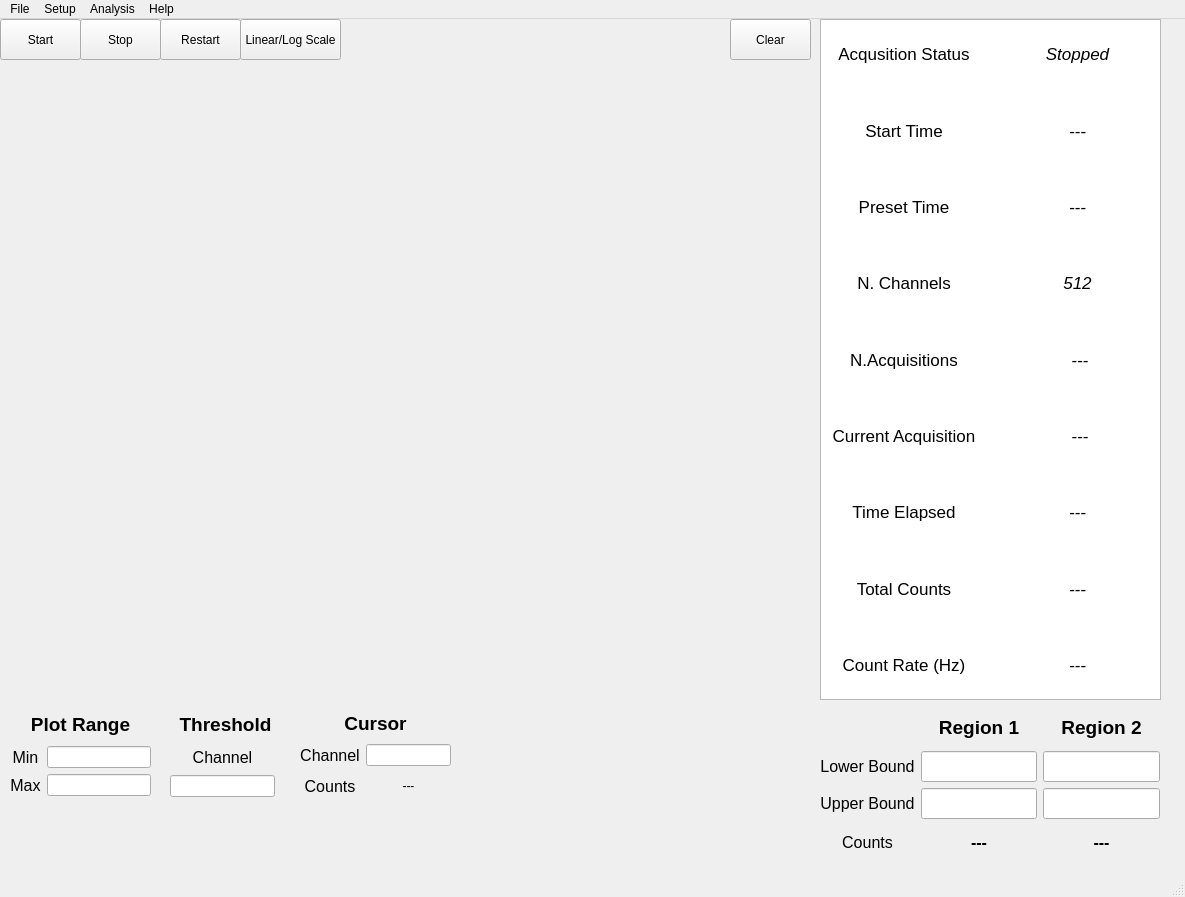
<?xml version="1.0" encoding="UTF-8"?>
<ui version="4.0">
 <class>MainWindow</class>
 <widget class="QMainWindow" name="MainWindow">
  <property name="geometry">
   <rect>
    <x>0</x>
    <y>0</y>
    <width>1185</width>
    <height>897</height>
   </rect>
  </property>
  <property name="sizePolicy">
   <sizepolicy hsizetype="Preferred" vsizetype="Preferred">
    <horstretch>0</horstretch>
    <verstretch>0</verstretch>
   </sizepolicy>
  </property>
  <property name="windowTitle">
   <string>Multichannel Analyzer v1</string>
  </property>
  <property name="autoFillBackground">
   <bool>false</bool>
  </property>
  <widget class="QWidget" name="centralwidget">
   <widget class="QWidget" name="ToolbarWidget" native="true">
    <property name="geometry">
     <rect>
      <x>0</x>
      <y>0</y>
      <width>811</width>
      <height>41</height>
     </rect>
    </property>
    <widget class="QPushButton" name="start_button">
     <property name="geometry">
      <rect>
       <x>0</x>
       <y>0</y>
       <width>81</width>
       <height>41</height>
      </rect>
     </property>
     <property name="text">
      <string>Start</string>
     </property>
    </widget>
    <widget class="QPushButton" name="stop_button">
     <property name="geometry">
      <rect>
       <x>80</x>
       <y>0</y>
       <width>81</width>
       <height>41</height>
      </rect>
     </property>
     <property name="text">
      <string>Stop</string>
     </property>
    </widget>
    <widget class="QPushButton" name="restart_button">
     <property name="geometry">
      <rect>
       <x>160</x>
       <y>0</y>
       <width>81</width>
       <height>41</height>
      </rect>
     </property>
     <property name="text">
      <string>Restart</string>
     </property>
    </widget>
    <widget class="QPushButton" name="clear_button">
     <property name="geometry">
      <rect>
       <x>730</x>
       <y>0</y>
       <width>81</width>
       <height>41</height>
      </rect>
     </property>
     <property name="text">
      <string>Clear</string>
     </property>
     <property name="autoDefault">
      <bool>false</bool>
     </property>
    </widget>
    <widget class="QPushButton" name="lin_log_button">
     <property name="geometry">
      <rect>
       <x>240</x>
       <y>0</y>
       <width>101</width>
       <height>41</height>
      </rect>
     </property>
     <property name="text">
      <string>Linear/Log Scale</string>
     </property>
    </widget>
   </widget>
   <widget class="QWidget" name="PlotdrawWidget" native="true">
    <property name="geometry">
     <rect>
      <x>0</x>
      <y>40</y>
      <width>811</width>
      <height>641</height>
     </rect>
    </property>
   </widget>
   <widget class="QListView" name="Metrics">
    <property name="geometry">
     <rect>
      <x>820</x>
      <y>0</y>
      <width>341</width>
      <height>681</height>
     </rect>
    </property>
    <property name="mouseTracking">
     <bool>true</bool>
    </property>
   </widget>
   <widget class="QWidget" name="gridLayoutWidget">
    <property name="geometry">
     <rect>
      <x>820</x>
      <y>0</y>
      <width>341</width>
      <height>681</height>
     </rect>
    </property>
    <layout class="QGridLayout" name="acquisitionMetrics">
     <item row="7" column="0">
      <widget class="QLabel" name="total_counts_label">
       <property name="font">
        <font>
         <pointsize>13</pointsize>
         <weight>50</weight>
         <bold>false</bold>
        </font>
       </property>
       <property name="text">
        <string>Total Counts</string>
       </property>
       <property name="alignment">
        <set>Qt::AlignCenter</set>
       </property>
       <property name="wordWrap">
        <bool>false</bool>
       </property>
      </widget>
     </item>
     <item row="6" column="0">
      <widget class="QLabel" name="time_elapsed_label">
       <property name="font">
        <font>
         <pointsize>13</pointsize>
         <weight>50</weight>
         <bold>false</bold>
        </font>
       </property>
       <property name="text">
        <string>Time Elapsed</string>
       </property>
       <property name="alignment">
        <set>Qt::AlignCenter</set>
       </property>
       <property name="wordWrap">
        <bool>false</bool>
       </property>
      </widget>
     </item>
     <item row="3" column="0">
      <widget class="QLabel" name="n_channel_label">
       <property name="font">
        <font>
         <pointsize>13</pointsize>
         <weight>50</weight>
         <bold>false</bold>
        </font>
       </property>
       <property name="text">
        <string>N. Channels</string>
       </property>
       <property name="alignment">
        <set>Qt::AlignCenter</set>
       </property>
       <property name="wordWrap">
        <bool>false</bool>
       </property>
      </widget>
     </item>
     <item row="5" column="1">
      <widget class="QLabel" name="current_acquisition">
       <property name="font">
        <font>
         <pointsize>13</pointsize>
         <weight>50</weight>
         <italic>true</italic>
         <bold>false</bold>
        </font>
       </property>
       <property name="text">
        <string> ---</string>
       </property>
       <property name="alignment">
        <set>Qt::AlignCenter</set>
       </property>
       <property name="wordWrap">
        <bool>false</bool>
       </property>
      </widget>
     </item>
     <item row="1" column="1">
      <widget class="QLabel" name="start_time">
       <property name="font">
        <font>
         <pointsize>13</pointsize>
         <weight>50</weight>
         <italic>true</italic>
         <bold>false</bold>
        </font>
       </property>
       <property name="text">
        <string>---</string>
       </property>
       <property name="alignment">
        <set>Qt::AlignCenter</set>
       </property>
       <property name="wordWrap">
        <bool>false</bool>
       </property>
      </widget>
     </item>
     <item row="0" column="1">
      <widget class="QLabel" name="acquisition_status">
       <property name="font">
        <font>
         <pointsize>13</pointsize>
         <weight>50</weight>
         <italic>true</italic>
         <bold>false</bold>
        </font>
       </property>
       <property name="text">
        <string>Stopped</string>
       </property>
       <property name="alignment">
        <set>Qt::AlignCenter</set>
       </property>
       <property name="wordWrap">
        <bool>false</bool>
       </property>
      </widget>
     </item>
     <item row="1" column="0">
      <widget class="QLabel" name="start_time_label">
       <property name="font">
        <font>
         <pointsize>13</pointsize>
         <weight>50</weight>
         <bold>false</bold>
        </font>
       </property>
       <property name="text">
        <string>Start Time</string>
       </property>
       <property name="alignment">
        <set>Qt::AlignCenter</set>
       </property>
       <property name="wordWrap">
        <bool>false</bool>
       </property>
      </widget>
     </item>
     <item row="4" column="0">
      <widget class="QLabel" name="n_acquisitions_label">
       <property name="font">
        <font>
         <pointsize>13</pointsize>
         <weight>50</weight>
         <bold>false</bold>
        </font>
       </property>
       <property name="text">
        <string>N.Acquisitions</string>
       </property>
       <property name="alignment">
        <set>Qt::AlignCenter</set>
       </property>
       <property name="wordWrap">
        <bool>false</bool>
       </property>
      </widget>
     </item>
     <item row="2" column="0">
      <widget class="QLabel" name="preset_time_label">
       <property name="font">
        <font>
         <pointsize>13</pointsize>
         <weight>50</weight>
         <bold>false</bold>
        </font>
       </property>
       <property name="text">
        <string>Preset Time</string>
       </property>
       <property name="alignment">
        <set>Qt::AlignCenter</set>
       </property>
       <property name="wordWrap">
        <bool>false</bool>
       </property>
      </widget>
     </item>
     <item row="8" column="1">
      <widget class="QLabel" name="count_rate">
       <property name="font">
        <font>
         <pointsize>13</pointsize>
         <weight>50</weight>
         <italic>true</italic>
         <bold>false</bold>
        </font>
       </property>
       <property name="text">
        <string>---</string>
       </property>
       <property name="alignment">
        <set>Qt::AlignCenter</set>
       </property>
       <property name="wordWrap">
        <bool>false</bool>
       </property>
      </widget>
     </item>
     <item row="0" column="0">
      <widget class="QLabel" name="acquisition_status_label">
       <property name="font">
        <font>
         <pointsize>13</pointsize>
         <weight>50</weight>
         <bold>false</bold>
        </font>
       </property>
       <property name="text">
        <string>Acqusition Status</string>
       </property>
       <property name="alignment">
        <set>Qt::AlignCenter</set>
       </property>
       <property name="wordWrap">
        <bool>false</bool>
       </property>
      </widget>
     </item>
     <item row="3" column="1">
      <widget class="QLabel" name="n_channels">
       <property name="font">
        <font>
         <pointsize>13</pointsize>
         <weight>50</weight>
         <italic>true</italic>
         <bold>false</bold>
        </font>
       </property>
       <property name="text">
        <string>512</string>
       </property>
       <property name="alignment">
        <set>Qt::AlignCenter</set>
       </property>
       <property name="wordWrap">
        <bool>false</bool>
       </property>
      </widget>
     </item>
     <item row="2" column="1">
      <widget class="QLabel" name="preset_time">
       <property name="font">
        <font>
         <pointsize>13</pointsize>
         <weight>50</weight>
         <italic>true</italic>
         <bold>false</bold>
        </font>
       </property>
       <property name="text">
        <string>---</string>
       </property>
       <property name="alignment">
        <set>Qt::AlignCenter</set>
       </property>
       <property name="wordWrap">
        <bool>false</bool>
       </property>
      </widget>
     </item>
     <item row="4" column="1">
      <widget class="QLabel" name="n_acquisitions">
       <property name="font">
        <font>
         <pointsize>13</pointsize>
         <weight>50</weight>
         <italic>true</italic>
         <bold>false</bold>
        </font>
       </property>
       <property name="text">
        <string> ---</string>
       </property>
       <property name="alignment">
        <set>Qt::AlignCenter</set>
       </property>
       <property name="wordWrap">
        <bool>false</bool>
       </property>
      </widget>
     </item>
     <item row="7" column="1">
      <widget class="QLabel" name="total_counts">
       <property name="font">
        <font>
         <pointsize>13</pointsize>
         <weight>50</weight>
         <italic>true</italic>
         <bold>false</bold>
        </font>
       </property>
       <property name="text">
        <string>---</string>
       </property>
       <property name="alignment">
        <set>Qt::AlignCenter</set>
       </property>
       <property name="wordWrap">
        <bool>false</bool>
       </property>
      </widget>
     </item>
     <item row="8" column="0">
      <widget class="QLabel" name="count_rate_label">
       <property name="font">
        <font>
         <pointsize>13</pointsize>
         <weight>50</weight>
         <bold>false</bold>
        </font>
       </property>
       <property name="text">
        <string>Count Rate (Hz)</string>
       </property>
       <property name="alignment">
        <set>Qt::AlignCenter</set>
       </property>
       <property name="wordWrap">
        <bool>false</bool>
       </property>
      </widget>
     </item>
     <item row="6" column="1">
      <widget class="QLabel" name="time_elapsed">
       <property name="font">
        <font>
         <pointsize>13</pointsize>
         <weight>50</weight>
         <italic>true</italic>
         <bold>false</bold>
        </font>
       </property>
       <property name="text">
        <string>---</string>
       </property>
       <property name="alignment">
        <set>Qt::AlignCenter</set>
       </property>
       <property name="wordWrap">
        <bool>false</bool>
       </property>
      </widget>
     </item>
     <item row="5" column="0">
      <widget class="QLabel" name="current_acquisition_label">
       <property name="font">
        <font>
         <pointsize>13</pointsize>
         <weight>50</weight>
         <bold>false</bold>
        </font>
       </property>
       <property name="text">
        <string>Current Acquisition</string>
       </property>
       <property name="alignment">
        <set>Qt::AlignCenter</set>
       </property>
       <property name="wordWrap">
        <bool>false</bool>
       </property>
      </widget>
     </item>
    </layout>
   </widget>
   <widget class="QWidget" name="gridLayoutWidget_3">
    <property name="geometry">
     <rect>
      <x>820</x>
      <y>690</y>
      <width>340</width>
      <height>151</height>
     </rect>
    </property>
    <property name="font">
     <font>
      <pointsize>14</pointsize>
      <weight>75</weight>
      <bold>true</bold>
     </font>
    </property>
    <layout class="QGridLayout" name="CountsGrid">
     <item row="2" column="0">
      <widget class="QLabel" name="lower_bound_label">
       <property name="font">
        <font>
         <pointsize>12</pointsize>
         <weight>50</weight>
         <bold>false</bold>
        </font>
       </property>
       <property name="text">
        <string>Upper Bound</string>
       </property>
       <property name="alignment">
        <set>Qt::AlignCenter</set>
       </property>
      </widget>
     </item>
     <item row="1" column="0">
      <widget class="QLabel" name="upper_bound_label">
       <property name="font">
        <font>
         <pointsize>12</pointsize>
         <weight>50</weight>
         <bold>false</bold>
        </font>
       </property>
       <property name="text">
        <string>Lower Bound</string>
       </property>
       <property name="alignment">
        <set>Qt::AlignCenter</set>
       </property>
      </widget>
     </item>
     <item row="0" column="0">
      <widget class="QLabel" name="emptyspace">
       <property name="text">
        <string/>
       </property>
      </widget>
     </item>
     <item row="0" column="1">
      <widget class="QLabel" name="peak1_label">
       <property name="font">
        <font>
         <pointsize>14</pointsize>
         <weight>75</weight>
         <bold>true</bold>
        </font>
       </property>
       <property name="text">
        <string>Region 1</string>
       </property>
       <property name="alignment">
        <set>Qt::AlignCenter</set>
       </property>
      </widget>
     </item>
     <item row="3" column="1">
      <widget class="QLabel" name="counts1">
       <property name="font">
        <font>
         <pointsize>12</pointsize>
         <weight>75</weight>
         <bold>true</bold>
        </font>
       </property>
       <property name="text">
        <string>---</string>
       </property>
       <property name="alignment">
        <set>Qt::AlignCenter</set>
       </property>
      </widget>
     </item>
     <item row="0" column="2">
      <widget class="QLabel" name="peak2_label">
       <property name="font">
        <font>
         <pointsize>14</pointsize>
         <weight>75</weight>
         <bold>true</bold>
        </font>
       </property>
       <property name="text">
        <string>Region 2</string>
       </property>
       <property name="alignment">
        <set>Qt::AlignCenter</set>
       </property>
      </widget>
     </item>
     <item row="3" column="0">
      <widget class="QLabel" name="counts_label">
       <property name="font">
        <font>
         <pointsize>12</pointsize>
         <weight>50</weight>
         <bold>false</bold>
        </font>
       </property>
       <property name="text">
        <string>Counts</string>
       </property>
       <property name="alignment">
        <set>Qt::AlignCenter</set>
       </property>
      </widget>
     </item>
     <item row="3" column="2">
      <widget class="QLabel" name="counts2">
       <property name="font">
        <font>
         <pointsize>12</pointsize>
         <weight>75</weight>
         <bold>true</bold>
        </font>
       </property>
       <property name="text">
        <string>---</string>
       </property>
       <property name="alignment">
        <set>Qt::AlignCenter</set>
       </property>
      </widget>
     </item>
     <item row="1" column="1">
      <widget class="QLineEdit" name="lower_peak1">
       <property name="font">
        <font>
         <weight>50</weight>
         <bold>false</bold>
        </font>
       </property>
       <property name="alignment">
        <set>Qt::AlignCenter</set>
       </property>
      </widget>
     </item>
     <item row="1" column="2">
      <widget class="QLineEdit" name="lower_peak2">
       <property name="font">
        <font>
         <weight>50</weight>
         <bold>false</bold>
        </font>
       </property>
       <property name="alignment">
        <set>Qt::AlignCenter</set>
       </property>
      </widget>
     </item>
     <item row="2" column="1">
      <widget class="QLineEdit" name="upper_peak1">
       <property name="font">
        <font>
         <weight>50</weight>
         <bold>false</bold>
        </font>
       </property>
       <property name="alignment">
        <set>Qt::AlignCenter</set>
       </property>
      </widget>
     </item>
     <item row="2" column="2">
      <widget class="QLineEdit" name="upper_peak2">
       <property name="font">
        <font>
         <weight>50</weight>
         <bold>false</bold>
        </font>
       </property>
       <property name="alignment">
        <set>Qt::AlignCenter</set>
       </property>
      </widget>
     </item>
    </layout>
   </widget>
   <widget class="QWidget" name="gridLayoutWidget_2">
    <property name="geometry">
     <rect>
      <x>10</x>
      <y>690</y>
      <width>141</width>
      <height>87</height>
     </rect>
    </property>
    <layout class="QGridLayout" name="PlotRangeGrid">
     <item row="2" column="0">
      <widget class="QLabel" name="plot_max_label">
       <property name="font">
        <font>
         <pointsize>12</pointsize>
         <weight>50</weight>
         <bold>false</bold>
        </font>
       </property>
       <property name="text">
        <string>Max</string>
       </property>
       <property name="alignment">
        <set>Qt::AlignCenter</set>
       </property>
      </widget>
     </item>
     <item row="1" column="0">
      <widget class="QLabel" name="plot_min_label">
       <property name="font">
        <font>
         <pointsize>12</pointsize>
         <weight>50</weight>
         <bold>false</bold>
        </font>
       </property>
       <property name="text">
        <string>Min</string>
       </property>
       <property name="alignment">
        <set>Qt::AlignCenter</set>
       </property>
      </widget>
     </item>
     <item row="0" column="0" colspan="2">
      <widget class="QLabel" name="plot_range_label">
       <property name="minimumSize">
        <size>
         <width>0</width>
         <height>0</height>
        </size>
       </property>
       <property name="sizeIncrement">
        <size>
         <width>0</width>
         <height>0</height>
        </size>
       </property>
       <property name="baseSize">
        <size>
         <width>0</width>
         <height>0</height>
        </size>
       </property>
       <property name="font">
        <font>
         <pointsize>14</pointsize>
         <weight>75</weight>
         <italic>false</italic>
         <bold>true</bold>
        </font>
       </property>
       <property name="text">
        <string>Plot Range</string>
       </property>
       <property name="alignment">
        <set>Qt::AlignCenter</set>
       </property>
      </widget>
     </item>
     <item row="1" column="1">
      <widget class="QLineEdit" name="plot_min_entry">
       <property name="minimumSize">
        <size>
         <width>50</width>
         <height>10</height>
        </size>
       </property>
       <property name="alignment">
        <set>Qt::AlignCenter</set>
       </property>
      </widget>
     </item>
     <item row="2" column="1">
      <widget class="QLineEdit" name="plot_max_entry">
       <property name="alignment">
        <set>Qt::AlignCenter</set>
       </property>
      </widget>
     </item>
    </layout>
   </widget>
   <widget class="QWidget" name="gridLayoutWidget_4">
    <property name="geometry">
     <rect>
      <x>300</x>
      <y>690</y>
      <width>151</width>
      <height>91</height>
     </rect>
    </property>
    <layout class="QGridLayout" name="ChannelSelectGrid">
     <item row="1" column="1">
      <widget class="QLineEdit" name="channel_select_entry">
       <property name="alignment">
        <set>Qt::AlignCenter</set>
       </property>
      </widget>
     </item>
     <item row="2" column="0">
      <widget class="QLabel" name="channel_select_counts_label">
       <property name="font">
        <font>
         <pointsize>12</pointsize>
         <weight>50</weight>
         <bold>false</bold>
        </font>
       </property>
       <property name="text">
        <string>Counts</string>
       </property>
       <property name="alignment">
        <set>Qt::AlignCenter</set>
       </property>
      </widget>
     </item>
     <item row="1" column="0">
      <widget class="QLabel" name="channel_select_label">
       <property name="font">
        <font>
         <pointsize>12</pointsize>
         <weight>50</weight>
         <bold>false</bold>
        </font>
       </property>
       <property name="text">
        <string>Channel</string>
       </property>
       <property name="alignment">
        <set>Qt::AlignCenter</set>
       </property>
      </widget>
     </item>
     <item row="2" column="1">
      <widget class="QLabel" name="channel_select_counts">
       <property name="text">
        <string>---</string>
       </property>
       <property name="alignment">
        <set>Qt::AlignCenter</set>
       </property>
      </widget>
     </item>
     <item row="0" column="0" colspan="2">
      <widget class="QLabel" name="channel_select_title">
       <property name="font">
        <font>
         <pointsize>14</pointsize>
         <weight>75</weight>
         <bold>true</bold>
        </font>
       </property>
       <property name="text">
        <string>Cursor</string>
       </property>
       <property name="alignment">
        <set>Qt::AlignCenter</set>
       </property>
      </widget>
     </item>
    </layout>
   </widget>
   <widget class="QWidget" name="gridLayoutWidget_5">
    <property name="geometry">
     <rect>
      <x>170</x>
      <y>690</y>
      <width>111</width>
      <height>88</height>
     </rect>
    </property>
    <layout class="QGridLayout" name="ThresholdGrid">
     <item row="0" column="0" colspan="2">
      <widget class="QLabel" name="threshold_label">
       <property name="minimumSize">
        <size>
         <width>0</width>
         <height>30</height>
        </size>
       </property>
       <property name="maximumSize">
        <size>
         <width>16777215</width>
         <height>40</height>
        </size>
       </property>
       <property name="font">
        <font>
         <pointsize>14</pointsize>
         <weight>75</weight>
         <bold>true</bold>
        </font>
       </property>
       <property name="text">
        <string>Threshold</string>
       </property>
       <property name="alignment">
        <set>Qt::AlignCenter</set>
       </property>
      </widget>
     </item>
     <item row="1" column="0">
      <widget class="QLabel" name="channel_select_label_2">
       <property name="font">
        <font>
         <pointsize>12</pointsize>
         <weight>50</weight>
         <bold>false</bold>
        </font>
       </property>
       <property name="text">
        <string>Channel</string>
       </property>
       <property name="alignment">
        <set>Qt::AlignCenter</set>
       </property>
      </widget>
     </item>
     <item row="2" column="0">
      <widget class="QLineEdit" name="threshold_entry">
       <property name="alignment">
        <set>Qt::AlignCenter</set>
       </property>
      </widget>
     </item>
    </layout>
   </widget>
  </widget>
  <widget class="QMenuBar" name="menubar">
   <property name="geometry">
    <rect>
     <x>0</x>
     <y>0</y>
     <width>1185</width>
     <height>21</height>
    </rect>
   </property>
   <widget class="QMenu" name="menuFile">
    <property name="title">
     <string>File</string>
    </property>
   </widget>
   <widget class="QMenu" name="menuSetup">
    <property name="title">
     <string>Setup</string>
    </property>
    <addaction name="actionAcquisition_Settings"/>
   </widget>
   <widget class="QMenu" name="menuAnalysis">
    <property name="title">
     <string>Analysis</string>
    </property>
   </widget>
   <widget class="QMenu" name="menuHelp">
    <property name="title">
     <string>Help</string>
    </property>
   </widget>
   <addaction name="menuFile"/>
   <addaction name="menuSetup"/>
   <addaction name="menuAnalysis"/>
   <addaction name="menuHelp"/>
  </widget>
  <widget class="QStatusBar" name="statusbar"/>
  <action name="actionAcquisition_Settings">
   <property name="text">
    <string>Acquisition Settings</string>
   </property>
  </action>
 </widget>
 <resources/>
 <connections/>
</ui>
